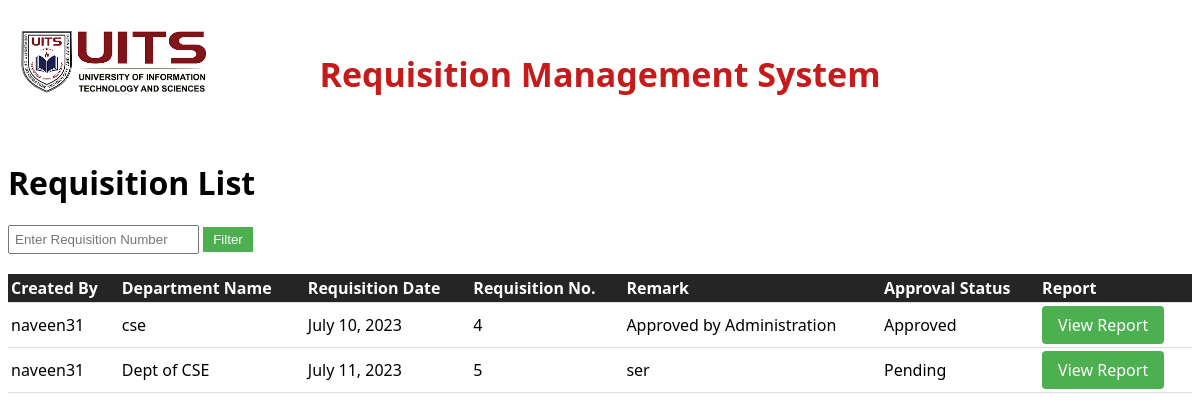
Page /homepage/requisition/list/naveen31/ on the committed database.
### apps/models.py (models this page shows, shortened)
class Requisition(models.Model):
    user_name = models.CharField(max_length=100)
    department_name = models.CharField(max_length=100)
    requisition_date = models.DateField(default=datetime.today())
    requisition_no = models.AutoField(primary_key=True)
    remark = models.TextField(blank=True)
    role_choices=(
        ('Department Head','Department Head'),
        ('Store Executive','Store Executive'),
         ('Administration','Administration'),
    )
    approval_role = models.CharField(max_length=100, choices=role_choices, default='Department Head')
    APPROVAL_CHOICES = (
        ('PENDING', 'Pending'),
        ('APPROVED', 'Approved'),
        ('REJECTED', 'Rejected'),
    )
    approval_status = models.CharField(max_length=20, choices=APPROVAL_CHOICES, default='PENDING')

### apps/views.py (the view)
# urls.py: path('homepage/requisition/list/<str:username>/', views.requisition_list, name='requisition_list'),
def requisition_list(request,username):
    requisition_number = request.GET.get('requisition_number')
    if requisition_number:
        requisitions = Requisition.objects.filter(requisition_no=requisition_number,user_name=username)
    else:
        requisitions = Requisition.objects.filter(user_name=username)
    return render(request, 'requisition_list.html', {'requisitions': requisitions})

### apps/templates/requisition_list.html (shortened to what this page needs)
<!DOCTYPE html>
<html>
<head>
</head>
<body>
    <div class="banner">
        <h1>Requisition Management System</h1>
        <div class="logo">
            <img src="/static/images/logo.png" alt="Logo">
        </div>
    </div>
    <h1>Requisition List</h1>
    <div class="filter-form">
        <form method="GET">
            <input type="text" name="requisition_number" placeholder="Enter Requisition Number">
            <button type="submit">Filter</button>
        </form>
    </div>
    {% if requisitions %}
        <table>
            <thead>
                <tr>
                    <th>Created By</th>
                    <th>Department Name</th>
                    <th>Requisition Date</th>
                    <th>Requisition No.</th>
                    <th>Remark</th>
                    <th>Approval Status</th>
                    <th>Report</th>
                </tr>
            </thead>
            <tbody>
                {% for requisition in requisitions %}
                    <tr>
                        <td>{{ requisition.user_name }}</td>
                        <td>{{ requisition.department_name }}</td>
                        <td>{{ requisition.requisition_date }}</td>
                        <td>{{ requisition.requisition_no }}</td>
                        <td>{{ requisition.remark }}</td>
                        <td>{{ requisition.get_approval_status_display }}</td>
                        <td>
                            <a href="{% url 'report' requisition.requisition_no %}" target="_blank" class="view-report-link">View Report</a>
                        </td>
                         </tr>
                {% endfor %}
            </tbody>
        </table>
    {% else %}
        <p class="empty-message">No requisitions found.</p>
    {% endif %}
</body>
</html>

### apps/templates/requisition_list.html (style rules this page uses)
body { font-family: 'Segoe UI', sans-serif; }
table { border-collapse: collapse; width: 100%; }
th, td { padding: 3px; text-align: left; border-bottom: 1px solid #ddd; }
th { background-color: #252525; color: white; }
.banner { background-color: white; padding: 20px; text-align: center; }
.banner h1 { color: #c51b1b; font-size: 34px; }
.banner .logo img { width: 190px; height: auto; margin-top: 20px; }
.logo { position: absolute; top: 10px; left: 20px; }
.filter-form { margin-bottom: 20px; }
.filter-form input[type="text"] { padding: 5px; }
.filter-form button { padding: 5px 10px; background-color: #4CAF50; color: #fff; border: none; cursor: pointer; }
.view-report-link { display: inline-block; padding: 8px 16px; background-color: #4CAF50; color: #fff; text-decoration: none; border-radius: 4px; }

### rows in the picture
Requisition: user_name "naveen31", department_name "cse", requisition_date "July 10, 2023", requisition_no "4", remark "Approved by Administration", approval_status "Approved"
Requisition: user_name "naveen31", department_name "Dept of CSE", requisition_date "July 11, 2023", requisition_no "5", remark "ser", approval_status "Pending"
